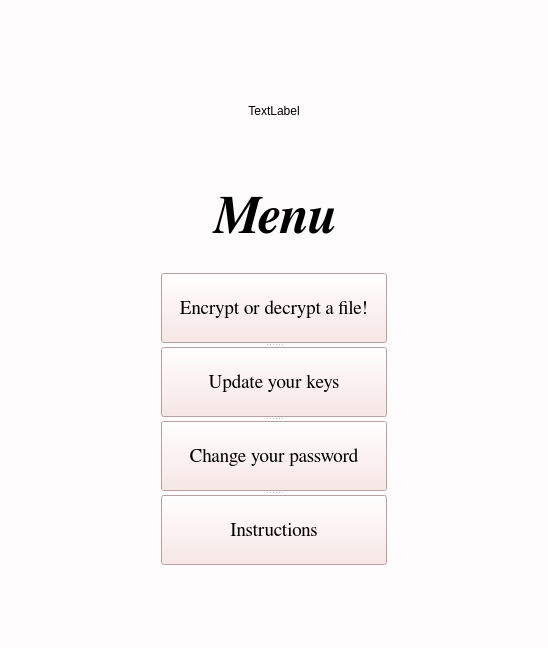
<?xml version="1.0" encoding="UTF-8"?>
<ui version="4.0">
 <class>OfflineEncrypt</class>
 <widget class="QMainWindow" name="OfflineEncrypt">
  <property name="geometry">
   <rect>
    <x>0</x>
    <y>0</y>
    <width>548</width>
    <height>648</height>
   </rect>
  </property>
  <property name="minimumSize">
   <size>
    <width>548</width>
    <height>648</height>
   </size>
  </property>
  <property name="maximumSize">
   <size>
    <width>548</width>
    <height>648</height>
   </size>
  </property>
  <property name="windowTitle">
   <string>OfflineEncrypt</string>
  </property>
  <property name="styleSheet">
   <string notr="true">background-color:rgb(253, 251, 251)</string>
  </property>
  <widget class="QWidget" name="centralWidget">
   <property name="styleSheet">
    <string notr="true">background-color: rgb(253, 251, 251)</string>
   </property>
   <layout class="QVBoxLayout" name="verticalLayout">
    <item>
     <spacer name="horizontalSpacer_7">
      <property name="orientation">
       <enum>Qt::Horizontal</enum>
      </property>
      <property name="sizeHint" stdset="0">
       <size>
        <width>40</width>
        <height>50</height>
       </size>
      </property>
     </spacer>
    </item>
    <item>
     <widget class="QLabel" name="label_pic">
      <property name="minimumSize">
       <size>
        <width>0</width>
        <height>100</height>
       </size>
      </property>
      <property name="maximumSize">
       <size>
        <width>16777215</width>
        <height>16777215</height>
       </size>
      </property>
      <property name="styleSheet">
       <string notr="true">background-color: </string>
      </property>
      <property name="text">
       <string>TextLabel</string>
      </property>
      <property name="alignment">
       <set>Qt::AlignCenter</set>
      </property>
     </widget>
    </item>
    <item>
     <widget class="QLabel" name="label_2">
      <property name="minimumSize">
       <size>
        <width>0</width>
        <height>100</height>
       </size>
      </property>
      <property name="font">
       <font>
        <family>FreeSerif</family>
        <pointsize>40</pointsize>
        <weight>75</weight>
        <italic>true</italic>
        <bold>true</bold>
       </font>
      </property>
      <property name="styleSheet">
       <string notr="true">background-color:rgb(253, 251, 251)</string>
      </property>
      <property name="text">
       <string>Menu</string>
      </property>
      <property name="alignment">
       <set>Qt::AlignCenter</set>
      </property>
     </widget>
    </item>
    <item>
     <layout class="QHBoxLayout" name="horizontalLayout">
      <item>
       <spacer name="verticalSpacer">
        <property name="sizePolicy">
         <sizepolicy hsizetype="Minimum" vsizetype="Preferred">
          <horstretch>0</horstretch>
          <verstretch>0</verstretch>
         </sizepolicy>
        </property>
        <property name="orientation">
         <enum>Qt::Vertical</enum>
        </property>
        <property name="sizeType">
         <enum>QSizePolicy::Preferred</enum>
        </property>
        <property name="sizeHint" stdset="0">
         <size>
          <width>150</width>
          <height>687</height>
         </size>
        </property>
       </spacer>
      </item>
      <item>
       <widget class="QSplitter" name="splitter">
        <property name="sizePolicy">
         <sizepolicy hsizetype="Preferred" vsizetype="Preferred">
          <horstretch>0</horstretch>
          <verstretch>0</verstretch>
         </sizepolicy>
        </property>
        <property name="maximumSize">
         <size>
          <width>16777215</width>
          <height>16777215</height>
         </size>
        </property>
        <property name="styleSheet">
         <string notr="true">background-color:rgb(253, 251, 251)</string>
        </property>
        <property name="orientation">
         <enum>Qt::Vertical</enum>
        </property>
        <widget class="QPushButton" name="encrypt_button">
         <property name="sizePolicy">
          <sizepolicy hsizetype="Preferred" vsizetype="Preferred">
           <horstretch>0</horstretch>
           <verstretch>0</verstretch>
          </sizepolicy>
         </property>
         <property name="font">
          <font>
           <family>FreeSerif</family>
           <pointsize>14</pointsize>
           <weight>50</weight>
           <bold>false</bold>
          </font>
         </property>
         <property name="styleSheet">
          <string notr="true">background-color:rgb(250, 226, 226)</string>
         </property>
         <property name="text">
          <string>Encrypt or decrypt a file!</string>
         </property>
        </widget>
        <widget class="QPushButton" name="update_keys_button">
         <property name="sizePolicy">
          <sizepolicy hsizetype="Preferred" vsizetype="Preferred">
           <horstretch>0</horstretch>
           <verstretch>0</verstretch>
          </sizepolicy>
         </property>
         <property name="font">
          <font>
           <family>FreeSerif</family>
           <pointsize>14</pointsize>
          </font>
         </property>
         <property name="styleSheet">
          <string notr="true">background-color:rgb(250, 226, 226)</string>
         </property>
         <property name="text">
          <string>Update your keys</string>
         </property>
        </widget>
        <widget class="QPushButton" name="change_password_button">
         <property name="sizePolicy">
          <sizepolicy hsizetype="Preferred" vsizetype="Preferred">
           <horstretch>0</horstretch>
           <verstretch>0</verstretch>
          </sizepolicy>
         </property>
         <property name="font">
          <font>
           <family>FreeSerif</family>
           <pointsize>14</pointsize>
          </font>
         </property>
         <property name="styleSheet">
          <string notr="true">background-color:rgb(250, 226, 226)</string>
         </property>
         <property name="text">
          <string>Change your password</string>
         </property>
        </widget>
        <widget class="QPushButton" name="instructions_button">
         <property name="sizePolicy">
          <sizepolicy hsizetype="Preferred" vsizetype="Preferred">
           <horstretch>0</horstretch>
           <verstretch>0</verstretch>
          </sizepolicy>
         </property>
         <property name="font">
          <font>
           <family>FreeSerif</family>
           <pointsize>14</pointsize>
          </font>
         </property>
         <property name="styleSheet">
          <string notr="true">background-color:rgb(250, 226, 226)</string>
         </property>
         <property name="text">
          <string>Instructions</string>
         </property>
        </widget>
       </widget>
      </item>
      <item>
       <spacer name="verticalSpacer_2">
        <property name="sizePolicy">
         <sizepolicy hsizetype="Minimum" vsizetype="Preferred">
          <horstretch>0</horstretch>
          <verstretch>0</verstretch>
         </sizepolicy>
        </property>
        <property name="orientation">
         <enum>Qt::Vertical</enum>
        </property>
        <property name="sizeType">
         <enum>QSizePolicy::Preferred</enum>
        </property>
        <property name="sizeHint" stdset="0">
         <size>
          <width>150</width>
          <height>687</height>
         </size>
        </property>
       </spacer>
      </item>
     </layout>
    </item>
    <item>
     <spacer name="horizontalSpacer_6">
      <property name="orientation">
       <enum>Qt::Horizontal</enum>
      </property>
      <property name="sizeHint" stdset="0">
       <size>
        <width>40</width>
        <height>50</height>
       </size>
      </property>
     </spacer>
    </item>
   </layout>
  </widget>
  <widget class="QStatusBar" name="statusBar"/>
 </widget>
 <layoutdefault spacing="6" margin="11"/>
 <resources/>
 <connections/>
</ui>
